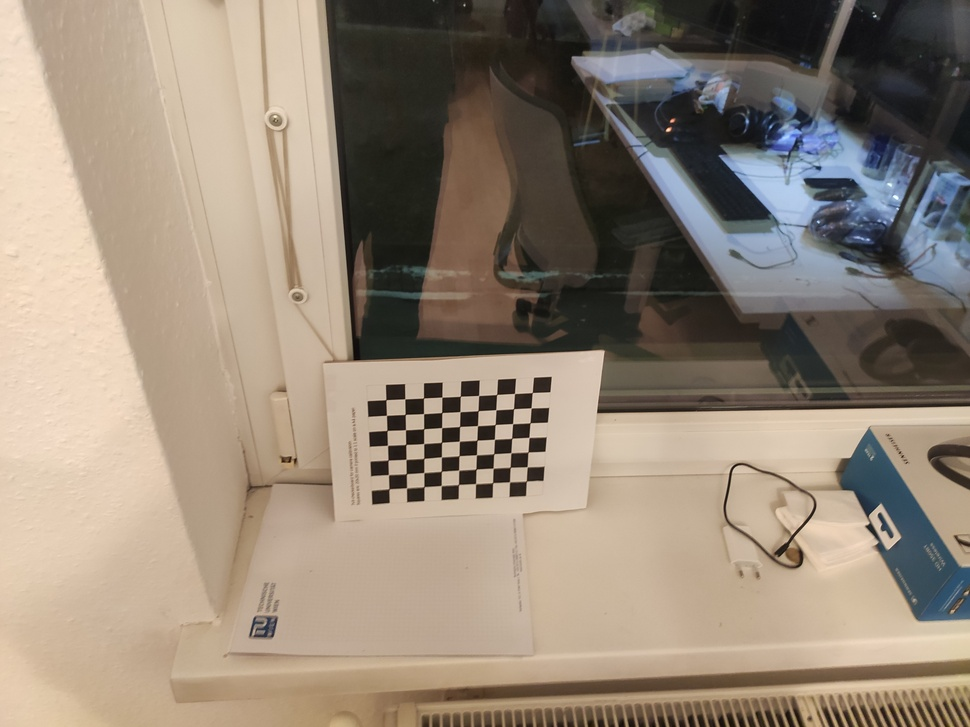
#> input picture data/calibration2/calibration5.jpg, 970 x 727 px, shrunk from 4000 x 3000 before the run; its folder holds only this picture in this run
$ python calibration_grid.py
#> lines starting #> are read from the running program, lines starting #| are printed output that depends on the picture
# %%
import cv2
import numpy as np
import glob

# termination criteria
criteria = (cv2.TERM_CRITERIA_EPS + cv2.TERM_CRITERIA_MAX_ITER, 30, 0.001)

# prepare object points, like (0,0,0), (1,0,0), (2,0,0) ....,(6,5,0)
objp = np.zeros((6*7, 3), np.float32)
objp[:, :2] = np.mgrid[0:7, 0:6].T.reshape(-1, 2)

# Arrays to store object points and image points from all the images.
objpoints = []  # 3d point in real world space
imgpoints = []  # 2d points in image plane.

images = glob.glob('data/calibration2/*.jpg')
print(f'testing {len(images)} images')
for fname in images:
    img = cv2.imread(fname)
#> img is the input picture: shape (727, 970, 3); mean B, G, R 119.4, 134.6, 148.3
    gray = cv2.cvtColor(img, cv2.COLOR_BGR2GRAY)
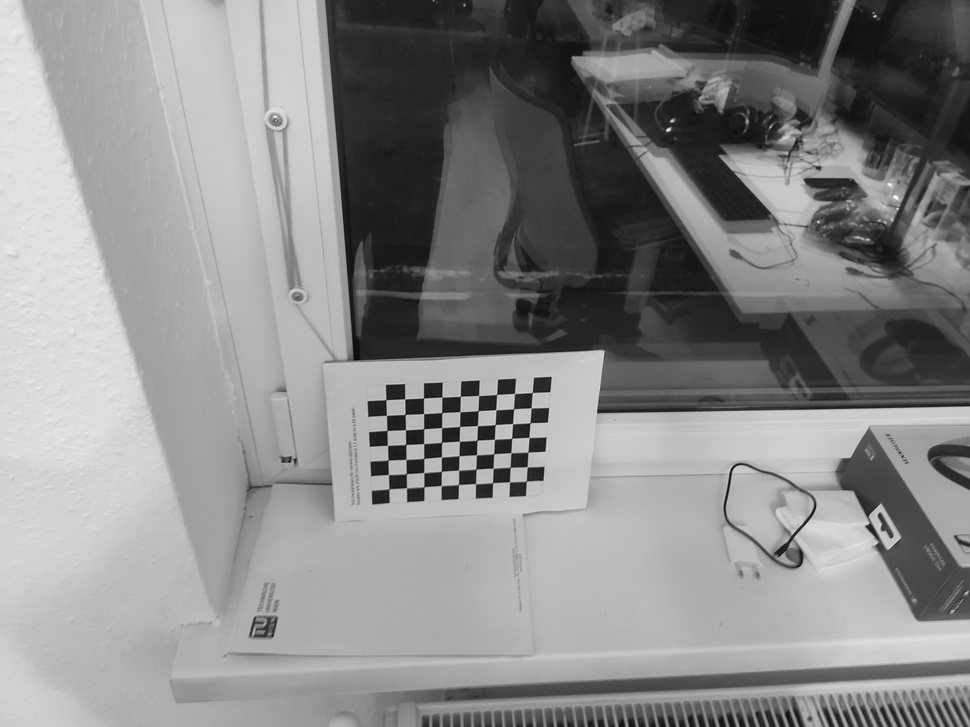
#> gray: shape (727, 970); min 6, max 250, mean 137

    # Find the chess board corners
    ret, corners = cv2.findChessboardCorners(gray, (7, 6), None)
#> ret = False; corners = None

    # If found, add object points, image points (after refining them)
    if ret:
        objpoints.append(objp)

        corners2 = cv2.cornerSubPix(
            gray, corners, (11, 11), (-1, -1), criteria)
        imgpoints.append(corners2)

        # Draw and display the corners
        img = cv2.drawChessboardCorners(img, (7, 6), corners2, ret)
        cv2.imshow('frame', img)
        cv2.waitKey(500)

# %%
#> (the run stopped early here; a loop or call above may not have finished)
